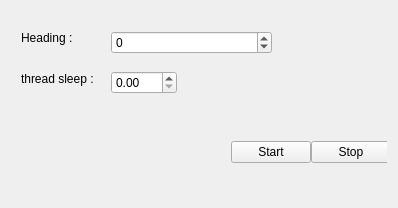
<?xml version="1.0" encoding="UTF-8"?>
<ui version="4.0">
 <class>mainWidget</class>
 <widget class="QWidget" name="mainWidget">
  <property name="geometry">
   <rect>
    <x>0</x>
    <y>0</y>
    <width>398</width>
    <height>208</height>
   </rect>
  </property>
  <property name="minimumSize">
   <size>
    <width>398</width>
    <height>208</height>
   </size>
  </property>
  <property name="acceptDrops">
   <bool>true</bool>
  </property>
  <property name="windowTitle">
   <string>Hydro emulation</string>
  </property>
  <property name="autoFillBackground">
   <bool>false</bool>
  </property>
  <layout class="QVBoxLayout" name="verticalLayout">
   <item>
    <widget class="QWidget" name="widget" native="true">
     <property name="sizePolicy">
      <sizepolicy hsizetype="Preferred" vsizetype="Preferred">
       <horstretch>0</horstretch>
       <verstretch>1</verstretch>
      </sizepolicy>
     </property>
     <widget class="QPushButton" name="StartBtn">
      <property name="geometry">
       <rect>
        <x>220</x>
        <y>130</y>
        <width>80</width>
        <height>22</height>
       </rect>
      </property>
      <property name="text">
       <string>Start</string>
      </property>
     </widget>
     <widget class="QPushButton" name="StopBtn">
      <property name="geometry">
       <rect>
        <x>300</x>
        <y>130</y>
        <width>80</width>
        <height>22</height>
       </rect>
      </property>
      <property name="text">
       <string>Stop</string>
      </property>
     </widget>
     <widget class="QLabel" name="label">
      <property name="geometry">
       <rect>
        <x>10</x>
        <y>20</y>
        <width>59</width>
        <height>14</height>
       </rect>
      </property>
      <property name="text">
       <string>Heading :</string>
      </property>
     </widget>
     <widget class="QSpinBox" name="heading_spin">
      <property name="geometry">
       <rect>
        <x>100</x>
        <y>20</y>
        <width>161</width>
        <height>23</height>
       </rect>
      </property>
      <property name="minimum">
       <number>-99999</number>
      </property>
      <property name="maximum">
       <number>99999</number>
      </property>
     </widget>
     <widget class="QLabel" name="label_8">
      <property name="geometry">
       <rect>
        <x>10</x>
        <y>60</y>
        <width>101</width>
        <height>16</height>
       </rect>
      </property>
      <property name="text">
       <string>thread sleep :</string>
      </property>
     </widget>
     <widget class="QDoubleSpinBox" name="thread_duration">
      <property name="geometry">
       <rect>
        <x>100</x>
        <y>60</y>
        <width>66</width>
        <height>23</height>
       </rect>
      </property>
     </widget>
    </widget>
   </item>
  </layout>
 </widget>
 <resources/>
 <connections/>
</ui>
